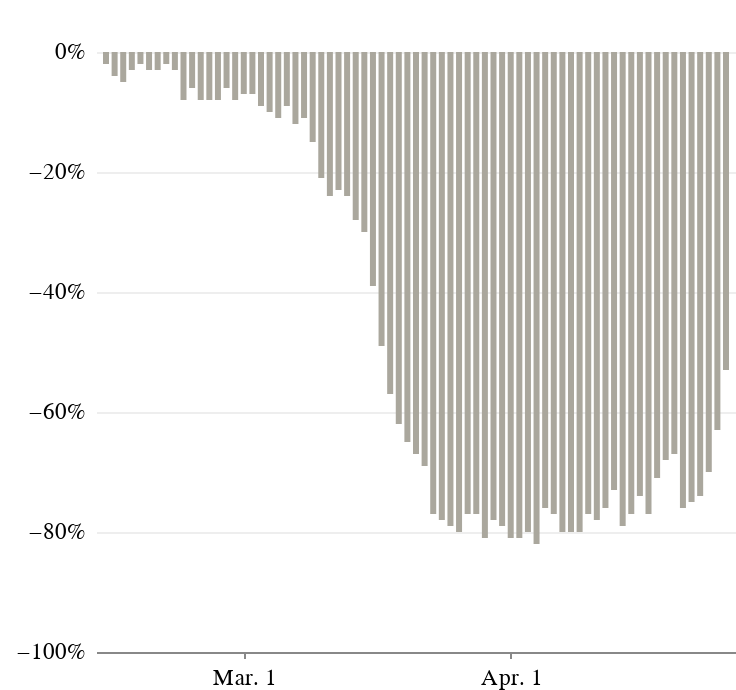

The code cell stored with this chart in its notebook:
### Code cell
europe_agg_chart_mobile = alt.Chart(europe_date_agg).mark_bar(size=3,color='#AAA79D').encode(
    x=alt.X('date_:T', title='', axis=alt.Axis(grid=False, tickCount=3, format='%b. %-d')),
    y=alt.Y('pct_diff:Q', title='', axis=alt.Axis(gridWidth=.6, gridColor='#dddddd',\
        offset=3,tickSize=0,domainOpacity=0,tickCount=4, format='%'), scale=alt.Scale(domain=(-1, 0)))
).properties(width=320, height=300,
    title=''
).configure(
    padding={"left": 0, "top": 20, "right": 0, "bottom": 0}
)

(europe_agg_chart_mobile).configure_view(strokeOpacity=0)

### Figure 1 — Vega-Lite specification as saved in the notebook (floating-point values rounded to 4 significant figures)
{"config": {"view": {"width": 800, "height": 450, "strokeOpacity": 0}, "background": "#ffffff", "title": {"anchor": "start", "font": "Benton Gothic Bold, sans", "fontColor": "#000000", "fontSize": 22, "fontWeight": "normal"}, "arc": {"fill": "#82c6df"}, "area": {"fill": "#82c6df"}, "line": {"stroke": "#82c6df", "strokeWidth": 3}, "path": {"stroke": "#82c6df"}, "rect": {"fill": "#82c6df"}, "shape": {"stroke": "#82c6df"}, "bar": {"fill": "#82c6df"}, "point": {"stroke": "#82c6df"}, "symbol": {"fill": "#82c6df", "size": 30}, "axis": {"titleFont": "Benton Gothic Bold, sans", "titleFontSize": 13, "titleFontWeight": "normal", "labelFont": "Benton Gothic, sans", "labelFontSize": 11.5, "labelFontWeight": "normal"}, "axisX": {"labelAngle": 0, "labelPadding": 4, "tickSize": 3}, "axisY": {"labelBaseline": "middle", "maxExtent": 45, "minExtent": 45, "tickSize": 2, "titleAlign": "left", "titleAngle": 0, "titleX": -45, "titleY": -11}, "legend": {"titleFont": "Benton Gothic Bold, sans", "titleFontSize": 13, "titleFontWeight": "normal", "symbolType": "square", "labelFont": "Benton Gothic, sans", "labelFontSize": 11.5}, "range": {"category": ["#3580b1", "#ec8431", "#ab7fb4", "#c89d29", "#adc839", "#829eb1"], "diverging": ["#e68a4f", "#f4bb6a", "#f9e39c", "#dadfe2", "#a6b7c6", "#849eae"], "heatmap": ["#fbf2c7", "#f9e39c", "#f8d36e", "#f4bb6a", "#e68a4f", "#d15a40", "#ab4232"], "ordinal": ["#fbf2c7", "#f9e39c", "#f8d36e", "#f4bb6a", "#e68a4f", "#d15a40", "#ab4232"], "ramp": ["#fbf2c7", "#f9e39c", "#f8d36e", "#f4bb6a", "#e68a4f", "#d15a40", "#ab4232"]}, "padding": {"left": 0, "top": 20, "right": 0, "bottom": 0}}, "data": {"name": "data-d2e73dce2662034cc313d46f9ae15cb2"}, "mark": {"type": "bar", "color": "#AAA79D", "size": 3}, "encoding": {"x": {"type": "temporal", "axis": {"format": "%b. %-d", "grid": false, "tickCount": 3}, "field": "date_", "title": ""}, "y": {"type": "quantitative", "axis": {"domainOpacity": 0, "format": "%", "gridColor": "#dddddd", "gridWidth": 0.6, "offset": 3, "tickCount": 4, "tickSize": 0}, "field": "pct_diff", "scale": {"domain": [-1, 0]}, "title": ""}}, "height": 300, "title": "", "width": 320, "$schema": "https://vega.github.io/schema/vega-lite/v4.0.2.json", "datasets": {"data-d2e73dce2662034cc313d46f9ae15cb2": [{"date_": "2/14/20", "scheduled_mean": 337.2, "scheduled_sum": 10453, "departed_mean": 331.3, "departed_sum": 10269, "sum_diff": -184, "pct_diff": -0.02}, {"date_": "2/15/20", "scheduled_mean": 289.5, "scheduled_sum": 9264, "departed_mean": 279.1, "departed_sum": 8931, "sum_diff": -333, "pct_diff": -0.04}, {"date_": "2/16/20", "scheduled_mean": 337.6, "scheduled_sum": 10802, "departed_mean": 320.2, "departed_sum": 10245, "sum_diff": -557, "pct_diff": -0.05}, {"date_": "2/17/20", "scheduled_mean": 339.0, "scheduled_sum": 10848, "departed_mean": 329.9, "departed_sum": 10556, "sum_diff": -292, "pct_diff": -0.03}, {"date_": "2/18/20", "scheduled_mean": 309.8, "scheduled_sum": 9913, "departed_mean": 302.3, "departed_sum": 9673, "sum_diff": -240, "pct_diff": -0.02}, {"date_": "2/19/20", "scheduled_mean": 322.1, "scheduled_sum": 10307, "departed_mean": 312.4, "departed_sum": 9996, "sum_diff": -311, "pct_diff": -0.03}, {"date_": "2/20/20", "scheduled_mean": 336.9, "scheduled_sum": 10781, "departed_mean": 326.0, "departed_sum": 10432, "sum_diff": -349, "pct_diff": -0.03}, {"date_": "2/21/20", "scheduled_mean": 351.6, "scheduled_sum": 11250, "departed_mean": 343.8, "departed_sum": 11000, "sum_diff": -250, "pct_diff": -0.02}, {"date_": "2/22/20", "scheduled_mean": 295.2, "scheduled_sum": 9446, "departed_mean": 285.8, "departed_sum": 9147, "sum_diff": -299, "pct_diff": -0.03}, {"date_": "2/23/20", "scheduled_mean": 350.9, "scheduled_sum": 11229, "departed_mean": 323.2, "departed_sum": 10343, "sum_diff": -886, "pct_diff": -0.08}, {"date_": "2/24/20", "scheduled_mean": 352.2, "scheduled_sum": 11270, "departed_mean": 332.1, "departed_sum": 10628, "sum_diff": -642, "pct_diff": -0.06}, {"date_": "2/25/20", "scheduled_mean": 326.4, "scheduled_sum": 10445, "departed_mean": 301.1, "departed_sum": 9636, "sum_diff": -809, "pct_diff": -0.08}, {"date_": "2/26/20", "scheduled_mean": 339.3, "scheduled_sum": 10859, "departed_mean": 313.3, "departed_sum": 10025, "sum_diff": -834, "pct_diff": -0.08}, {"date_": "2/27/20", "scheduled_mean": 352.8, "scheduled_sum": 11291, "departed_mean": 323.2, "departed_sum": 10344, "sum_diff": -947, "pct_diff": -0.08}, {"date_": "2/28/20", "scheduled_mean": 365.1, "scheduled_sum": 11684, "departed_mean": 341.8, "departed_sum": 10936, "sum_diff": -748, "pct_diff": -0.06}, {"date_": "2/29/20", "scheduled_mean": 308.2, "scheduled_sum": 9863, "departed_mean": 282.1, "departed_sum": 9028, "sum_diff": -835, "pct_diff": -0.08}, {"date_": "3/1/20", "scheduled_mean": 349.8, "scheduled_sum": 11193, "departed_mean": 325.8, "departed_sum": 10425, "sum_diff": -768, "pct_diff": -0.07}, {"date_": "3/10/20", "scheduled_mean": 335.0, "scheduled_sum": 10719, "departed_mean": 263.8, "departed_sum": 8441, "sum_diff": -2278, "pct_diff": -0.21}, {"date_": "3/11/20", "scheduled_mean": 345.2, "scheduled_sum": 11048, "departed_mean": 261.2, "departed_sum": 8358, "sum_diff": -2690, "pct_diff": -0.24}, {"date_": "3/12/20", "scheduled_mean": 355.6, "scheduled_sum": 11380, "departed_mean": 272.4, "departed_sum": 8717, "sum_diff": -2663, "pct_diff": -0.23}, {"date_": "3/13/20", "scheduled_mean": 367.7, "scheduled_sum": 11765, "departed_mean": 279.3, "departed_sum": 8938, "sum_diff": -2827, "pct_diff": -0.24}, {"date_": "3/14/20", "scheduled_mean": 307.5, "scheduled_sum": 9840, "departed_mean": 220.6, "departed_sum": 7058, "sum_diff": -2782, "pct_diff": -0.28}, {"date_": "3/15/20", "scheduled_mean": 340.2, "scheduled_sum": 10886, "departed_mean": 239.7, "departed_sum": 7669, "sum_diff": -3217, "pct_diff": -0.3}, {"date_": "3/16/20", "scheduled_mean": 333.1, "scheduled_sum": 10660, "departed_mean": 203.4, "departed_sum": 6509, "sum_diff": -4151, "pct_diff": -0.39}, {"date_": "3/17/20", "scheduled_mean": 215.8, "scheduled_sum": 6906, "departed_mean": 109.4, "departed_sum": 3501, "sum_diff": -3405, "pct_diff": -0.49}, {"date_": "3/18/20", "scheduled_mean": 319.8, "scheduled_sum": 10234, "departed_mean": 137.5, "departed_sum": 4401, "sum_diff": -5833, "pct_diff": -0.57}, {"date_": "3/19/20", "scheduled_mean": 333.0, "scheduled_sum": 10657, "departed_mean": 127.5, "departed_sum": 4079, "sum_diff": -6578, "pct_diff": -0.62}, {"date_": "3/2/20", "scheduled_mean": 356.3, "scheduled_sum": 11402, "departed_mean": 331.0, "departed_sum": 10591, "sum_diff": -811, "pct_diff": -0.07}, {"date_": "3/20/20", "scheduled_mean": 168.9, "scheduled_sum": 5404, "departed_mean": 58.81, "departed_sum": 1882, "sum_diff": -3522, "pct_diff": -0.65}, {"date_": "3/21/20", "scheduled_mean": 282.4, "scheduled_sum": 9036, "departed_mean": 92.66, "departed_sum": 2965, "sum_diff": -6071, "pct_diff": -0.67}, {"date_": "3/22/20", "scheduled_mean": 310.2, "scheduled_sum": 9925, "departed_mean": 95.03, "departed_sum": 3041, "sum_diff": -6884, "pct_diff": -0.69}, {"date_": "3/23/20", "scheduled_mean": 288.8, "scheduled_sum": 9241, "departed_mean": 66.81, "departed_sum": 2138, "sum_diff": -7103, "pct_diff": -0.77}, {"date_": "3/24/20", "scheduled_mean": 259.4, "scheduled_sum": 8302, "departed_mean": 56.97, "departed_sum": 1823, "sum_diff": -6479, "pct_diff": -0.78}, {"date_": "3/25/20", "scheduled_mean": 260.7, "scheduled_sum": 8341, "departed_mean": 54.72, "departed_sum": 1751, "sum_diff": -6590, "pct_diff": -0.79}, {"date_": "3/26/20", "scheduled_mean": 263.5, "scheduled_sum": 8432, "departed_mean": 53.72, "departed_sum": 1719, "sum_diff": -6713, "pct_diff": -0.8}, {"date_": "3/27/20", "scheduled_mean": 248.6, "scheduled_sum": 7955, "departed_mean": 56.31, "departed_sum": 1802, "sum_diff": -6153, "pct_diff": -0.77}, {"date_": "3/28/20", "scheduled_mean": 193.1, "scheduled_sum": 6178, "departed_mean": 44.12, "departed_sum": 1412, "sum_diff": -4766, "pct_diff": -0.77}, {"date_": "3/29/20", "scheduled_mean": 235.2, "scheduled_sum": 7526, "departed_mean": 45.72, "departed_sum": 1463, "sum_diff": -6063, "pct_diff": -0.81}, {"date_": "3/3/20", "scheduled_mean": 333.7, "scheduled_sum": 10678, "departed_mean": 303.9, "departed_sum": 9726, "sum_diff": -952, "pct_diff": -0.09}, {"date_": "3/30/20", "scheduled_mean": 174.6, "scheduled_sum": 5587, "departed_mean": 38.72, "departed_sum": 1239, "sum_diff": -4348, "pct_diff": -0.78}, {"date_": "3/31/20", "scheduled_mean": 162.1, "scheduled_sum": 5186, "departed_mean": 34.0, "departed_sum": 1088, "sum_diff": -4098, "pct_diff": -0.79}, {"date_": "3/4/20", "scheduled_mean": 346.8, "scheduled_sum": 11097, "departed_mean": 311.2, "departed_sum": 9957, "sum_diff": -1140, "pct_diff": -0.1}, {"date_": "3/5/20", "scheduled_mean": 355.3, "scheduled_sum": 11371, "departed_mean": 316.5, "departed_sum": 10127, "sum_diff": -1244, "pct_diff": -0.11}, {"date_": "3/6/20", "scheduled_mean": 365.8, "scheduled_sum": 11706, "departed_mean": 331.2, "departed_sum": 10597, "sum_diff": -1109, "pct_diff": -0.09}, {"date_": "3/7/20", "scheduled_mean": 309.0, "scheduled_sum": 9887, "departed_mean": 270.6, "departed_sum": 8658, "sum_diff": -1229, "pct_diff": -0.12}, {"date_": "3/8/20", "scheduled_mean": 348.6, "scheduled_sum": 11156, "departed_mean": 309.6, "departed_sum": 9908, "sum_diff": -1248, "pct_diff": -0.11}, {"date_": "3/9/20", "scheduled_mean": 355.6, "scheduled_sum": 11380, "departed_mean": 300.8, "departed_sum": 9624, "sum_diff": -1756, "pct_diff": -0.15}, {"date_": "4/1/20", "scheduled_mean": 161.4, "scheduled_sum": 5164, "departed_mean": 29.91, "departed_sum": 957, "sum_diff": -4207, "pct_diff": -0.81}, {"date_": "4/10/20", "scheduled_mean": 92.31, "scheduled_sum": 2954, "departed_mean": 21.34, "departed_sum": 683, "sum_diff": -2271, "pct_diff": -0.77}, {"date_": "4/11/20", "scheduled_mean": 77.69, "scheduled_sum": 2486, "departed_mean": 16.84, "departed_sum": 539, "sum_diff": -1947, "pct_diff": -0.78}, {"date_": "4/12/20", "scheduled_mean": 77.06, "scheduled_sum": 2466, "departed_mean": 18.78, "departed_sum": 601, "sum_diff": -1865, "pct_diff": -0.76}, {"date_": "4/13/20", "scheduled_mean": 70.31, "scheduled_sum": 2250, "departed_mean": 18.72, "departed_sum": 599, "sum_diff": -1651, "pct_diff": -0.73}, {"date_": "4/14/20", "scheduled_mean": 84.53, "scheduled_sum": 2705, "departed_mean": 17.97, "departed_sum": 575, "sum_diff": -2130, "pct_diff": -0.79}, {"date_": "4/15/20", "scheduled_mean": 90.69, "scheduled_sum": 2902, "departed_mean": 20.66, "departed_sum": 661, "sum_diff": -2241, "pct_diff": -0.77}, {"date_": "4/16/20", "scheduled_mean": 76.22, "scheduled_sum": 2439, "departed_mean": 19.44, "departed_sum": 622, "sum_diff": -1817, "pct_diff": -0.74}, {"date_": "4/17/20", "scheduled_mean": 94.75, "scheduled_sum": 3032, "departed_mean": 22.0, "departed_sum": 704, "sum_diff": -2328, "pct_diff": -0.77}, {"date_": "4/18/20", "scheduled_mean": 61.53, "scheduled_sum": 1969, "departed_mean": 17.75, "departed_sum": 568, "sum_diff": -1401, "pct_diff": -0.71}, {"date_": "4/19/20", "scheduled_mean": 60.41, "scheduled_sum": 1933, "departed_mean": 19.62, "departed_sum": 628, "sum_diff": -1305, "pct_diff": -0.68}, {"date_": "4/2/20", "scheduled_mean": 148.9, "scheduled_sum": 4765, "departed_mean": 27.91, "departed_sum": 893, "sum_diff": -3872, "pct_diff": -0.81}, {"date_": "4/20/20", "scheduled_mean": 63.16, "scheduled_sum": 2021, "departed_mean": 20.62, "departed_sum": 660, "sum_diff": -1361, "pct_diff": -0.67}, {"date_": "4/21/20", "scheduled_mean": 76.97, "scheduled_sum": 2463, "departed_mean": 18.81, "departed_sum": 602, "sum_diff": -1861, "pct_diff": -0.76}, {"date_": "4/22/20", "scheduled_mean": 80.66, "scheduled_sum": 2581, "departed_mean": 19.78, "departed_sum": 633, "sum_diff": -1948, "pct_diff": -0.75}, {"date_": "4/23/20", "scheduled_mean": 77.59, "scheduled_sum": 2483, "departed_mean": 20.47, "departed_sum": 655, "sum_diff": -1828, "pct_diff": -0.74}, {"date_": "4/24/20", "scheduled_mean": 76.34, "scheduled_sum": 2443, "departed_mean": 22.81, "departed_sum": 730, "sum_diff": -1713, "pct_diff": -0.7}, {"date_": "4/25/20", "scheduled_mean": 52.12, "scheduled_sum": 1668, "departed_mean": 19.25, "departed_sum": 616, "sum_diff": -1052, "pct_diff": -0.63}, {"date_": "4/26/20", "scheduled_mean": 46.19, "scheduled_sum": 1478, "departed_mean": 21.72, "departed_sum": 695, "sum_diff": -783, "pct_diff": -0.53}, {"date_": "4/3/20", "scheduled_mean": 147.9, "scheduled_sum": 4733, "departed_mean": 29.62, "departed_sum": 948, "sum_diff": -3785, "pct_diff": -0.8}, {"date_": "4/4/20", "scheduled_mean": 132.6, "scheduled_sum": 4242, "departed_mean": 23.44, "departed_sum": 750, "sum_diff": -3492, "pct_diff": -0.82}, {"date_": "4/5/20", "scheduled_mean": 111.5, "scheduled_sum": 3568, "departed_mean": 26.44, "departed_sum": 846, "sum_diff": -2722, "pct_diff": -0.76}, {"date_": "4/6/20", "scheduled_mean": 101.9, "scheduled_sum": 3262, "departed_mean": 22.94, "departed_sum": 734, "sum_diff": -2528, "pct_diff": -0.77}, {"date_": "4/7/20", "scheduled_mean": 105.3, "scheduled_sum": 3370, "departed_mean": 20.84, "departed_sum": 667, "sum_diff": -2703, "pct_diff": -0.8}, {"date_": "4/8/20", "scheduled_mean": 112.8, "scheduled_sum": 3611, "departed_mean": 22.03, "departed_sum": 705, "sum_diff": -2906, "pct_diff": -0.8}, {"date_": "4/9/20", "scheduled_mean": 105.4, "scheduled_sum": 3373, "departed_mean": 21.53, "departed_sum": 689, "sum_diff": -2684, "pct_diff": -0.8}]}}
